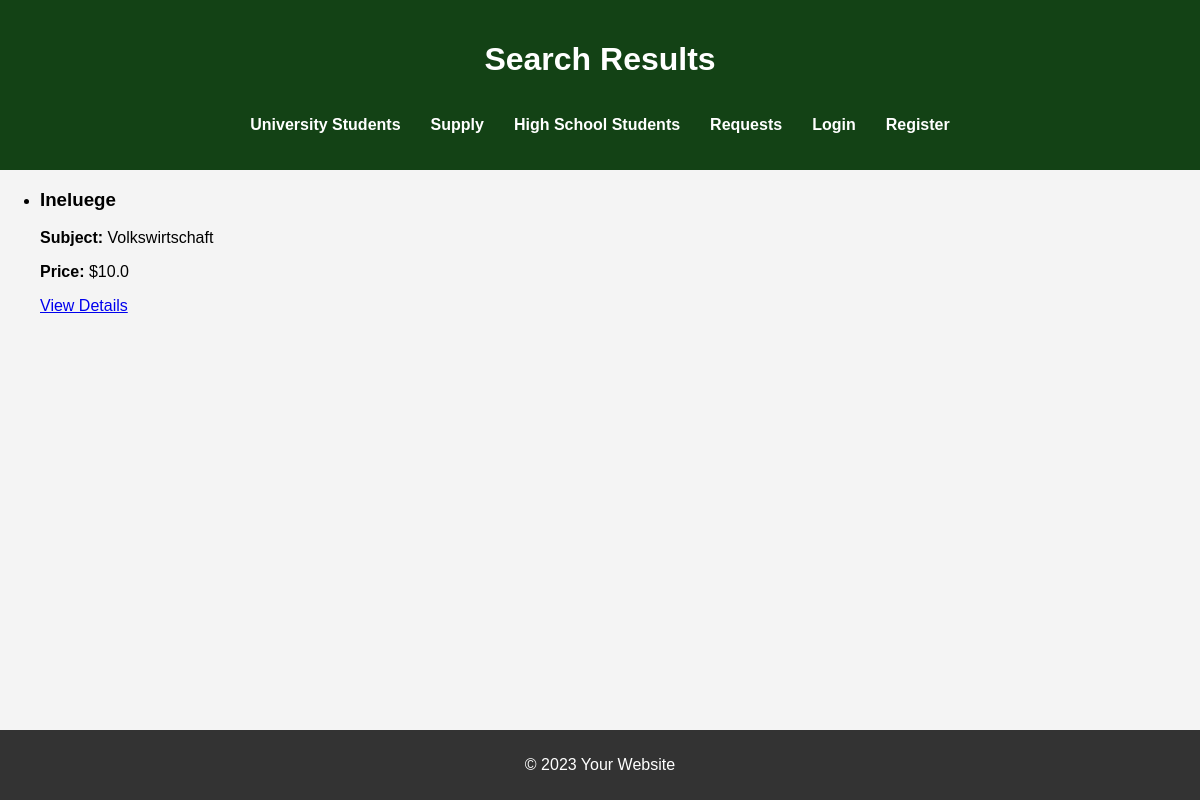
/search_results, run on an earlier commit of the app's database.
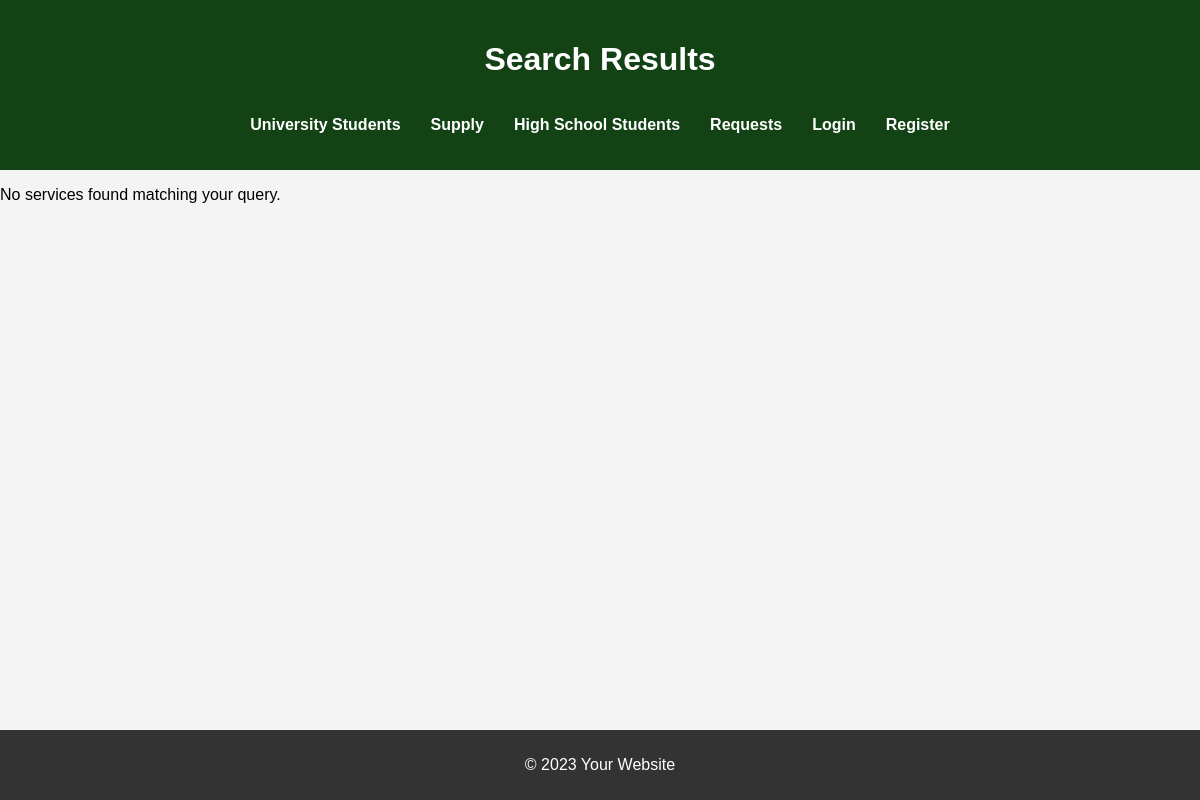
And on a later commit of the database.
### app.py (models this page shows, shortened)
class ServicePost(db.Model):
    id = db.Column(db.Integer, primary_key=True)
    title = db.Column(db.String(100), nullable=False)
    description = db.Column(db.String(200), nullable=False)
    price = db.Column(db.Float, nullable=False)
    subject = db.Column(db.String(100), nullable=False)
    university = db.Column(db.String(100), nullable=False)
    semester = db.Column(db.String(50), nullable=False)
    user_id = db.Column(db.Integer, db.ForeignKey('user.id'), nullable=False)

### app.py (the view)
@app.route('/search_results', methods=['GET'])
def search_results():
    query = request.args.get('query')  # Get the search term from the URL (query parameter)
    if query:
        results = ServicePost.query.filter(
            (ServicePost.title.ilike(f"%{query}%")) |  # Match title
            (ServicePost.subject.ilike(f"%{query}%"))  # Or match subject
        ).all()
    else:
        results = ServicePost.query.all()  # If no query, show all results
    return render_template('search_results.html', results=results)

### templates/search_results.html (shortened to what this page needs)
<!DOCTYPE html>
<html lang="en">
<head>
    <link rel="stylesheet" href="{{ url_for('static', filename='style.css') }}">
</head>
<body>
    <header>
        <h1>Search Results</h1>
        <nav>
            <ul>
                <li><a href="/university">University Students</a></li>
                <li><a href="/supply">Supply</a></li>
                <li><a href="/highschool">High School Students</a></li>
                <li><a href="/requests">Requests</a></li>
                {% if current_user.is_authenticated %}
                    <li><a href="/profile">Your Profile</a></li>
                    <li><a href="{{ url_for('logout') }}">Logout</a></li>
                {% else %}
                    <li><a href="{{ url_for('login') }}">Login</a></li>
                    <li><a href="{{ url_for('register') }}">Register</a></li>
                {% endif %}
            </ul>
        </nav>
    </header>
    <main>
        {% if results %}
            <ul>
                {% for post in results %}
                    <li>
                        <h3>{{ post.title }}</h3>
                        <p><strong>Subject:</strong> {{ post.subject }}</p>
                        <p><strong>Price:</strong> ${{ post.price }}</p>
                        <a href="{{ url_for('service_detail', service_id=post.id) }}">View Details</a>
                    </li>
                {% endfor %}
            </ul>
        {% else %}
            <p>No services found matching your query.</p>
        {% endif %}
    </main>
    <footer>
        <p>&copy; 2023 Your Website</p>
    </footer>
</body>
</html>

What changed in the data, as far as the page shows it:
removed ServicePost: title "Ineluege", subject "Volkswirtschaft", price "10.0"
Also different on the page:
text now shown: "No services found matching your query."
